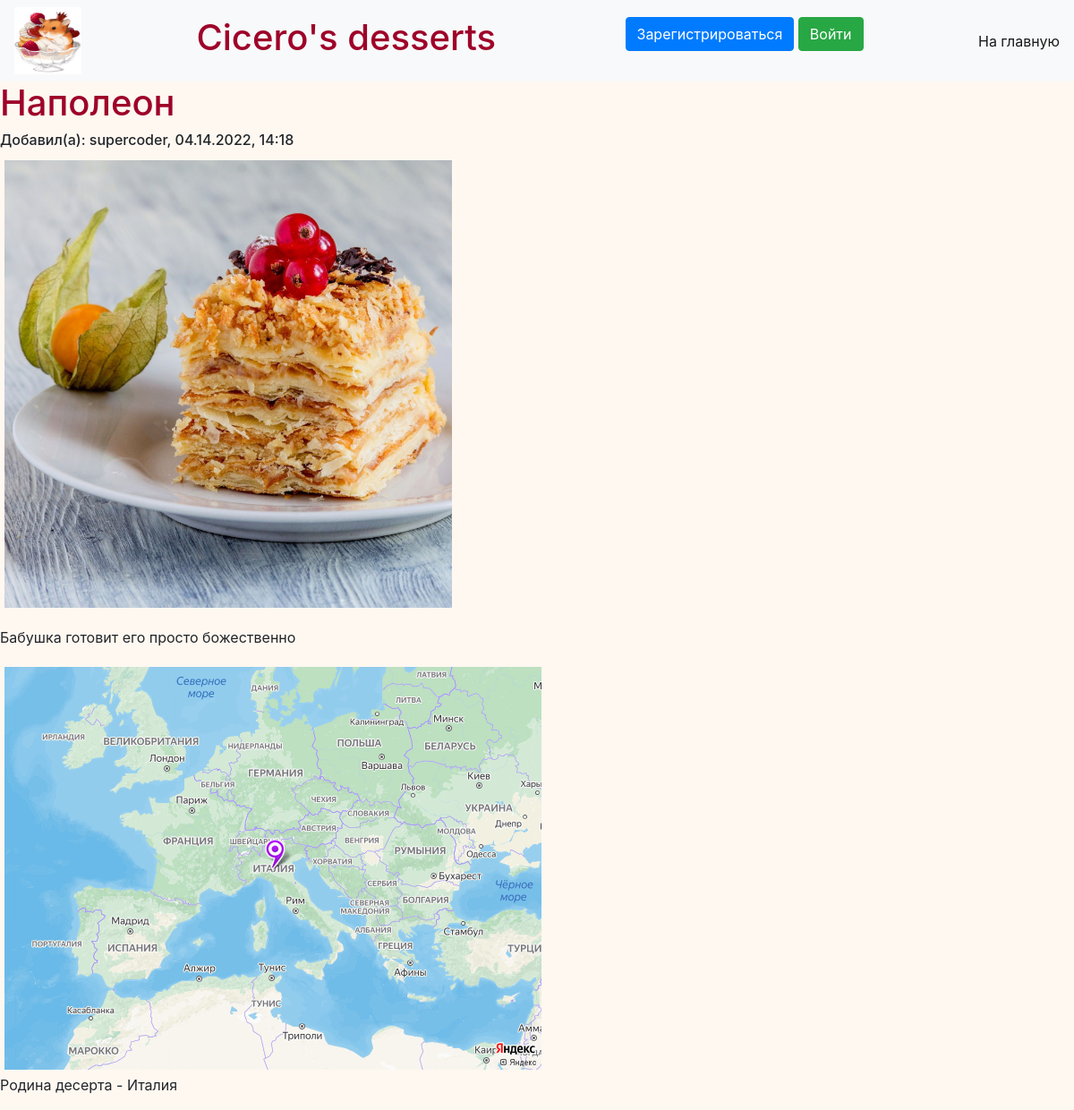
The page /desserts/2 on the database its author committed.
### data/desserts.py (models this page shows)
class Dessert(SqlAlchemyBase):
    __tablename__ = 'desserts'
    id = sqlalchemy.Column(sqlalchemy.Integer, primary_key=True, autoincrement=True)
    title = sqlalchemy.Column(sqlalchemy.String, nullable=False)
    content = sqlalchemy.Column(sqlalchemy.String, nullable=False)
    country = sqlalchemy.Column(sqlalchemy.String, nullable=False)
    created_date = sqlalchemy.Column(sqlalchemy.String, default=datetime.datetime.now().strftime('%m.%d.%Y, %H:%M'))
    user_id = sqlalchemy.Column(sqlalchemy.Integer, sqlalchemy.ForeignKey("users.id"))
    user = orm.relation('User')

### data/users.py (models this page shows, shortened)
class User(SqlAlchemyBase, UserMixin):
    __tablename__ = 'users'
    id = sqlalchemy.Column(sqlalchemy.Integer, primary_key=True, autoincrement=True)
    email = sqlalchemy.Column(sqlalchemy.String, nullable=False, unique=True)
    name = sqlalchemy.Column(sqlalchemy.String, nullable=False, unique=True)
    hashed_password = sqlalchemy.Column(sqlalchemy.String, nullable=False)
    about = sqlalchemy.Column(sqlalchemy.String, nullable=False)
    desserts = orm.relation("Dessert", back_populates='user')

### main.py (the view)
@app.route("/desserts/<int:id>", methods=['GET', 'POST'])
def dessert_page(id):
    db_sess = db_session.create_session()
    dessert = db_sess.query(Dessert).filter(Dessert.id == id).first()
    if dessert:
        return render_template('dessert_page.html', dessert=dessert, title='Просмотр десерта')
    else:
        abort(404)

### data/db_session.py (called while the page is built)
def create_session() -> Session:
    global __factory
    return __factory()

### templates/dessert_page.html (shortened to what this page needs)
{% extends "base.html" %}
{% block content %}
<h1>{{dessert.title}}</h1>
<h6>Добавил(а): {{dessert.user.name}}, {{dessert.created_date}}</h6>
<p><img src="../static/img/dessert_photos/{{dessert.id}}.jpg"
                       alt="{{dessert.title}}" width="500" vspace="5" hspace="5" align="middle"></p>
{% for item in dessert.content.split('\r\n')%}
<p>{{item}}</p>
{% endfor %}
<figure>
    <img src="../static/img/dessert_maps/{{dessert.id}}.jpg"
                           alt="Карта, на которой отмечена родина десерта" vspace="5" hspace="5" >
    <figcaption>Родина десерта - {{dessert.country}}</figcaption>
</figure>
{% endblock content %}

### static/css/styles.css (style rules this page uses)
h1, h2 { color: #9e0229 }
body { background-color: #fff8f1; }

### rows shown on the page
Dessert: title "Наполеон", created_date "04.14.2022, 14:18", content "Бабушка готовит его просто божественно", country "Италия"
User: user.name "supercoder"
